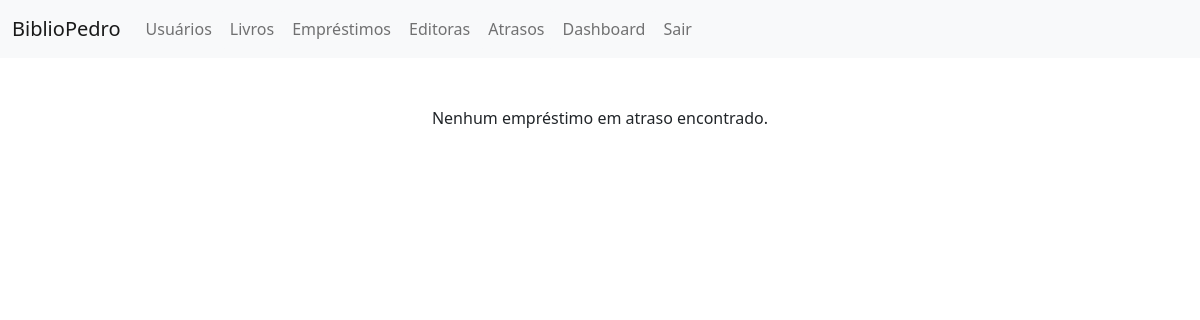
Before: /ProjetoWDA/atrasos.php (signed in) with the older database file.
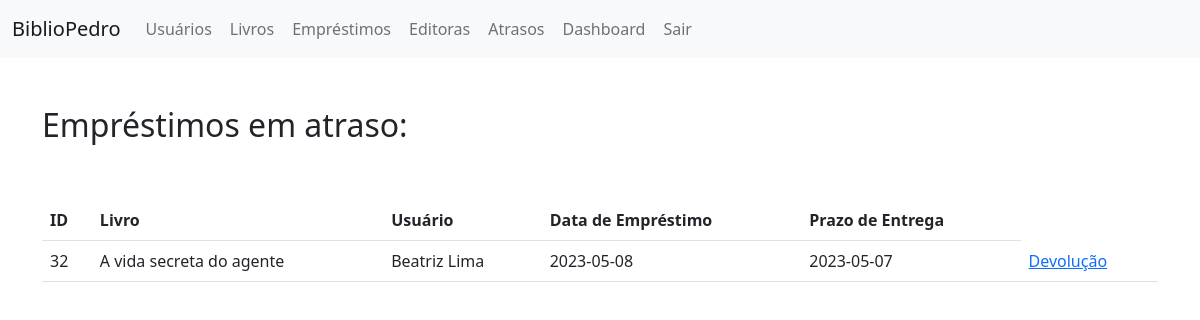
After: the same page with the newer database file.
### tables this page shows
CREATE TABLE `emprestimos` (
  `id` int(11) NOT NULL,
  `livro_id` int(11) NOT NULL,
  `livro_nome` text NOT NULL,
  `usuario_id` int(11) NOT NULL,
  `usuario_nome` text NOT NULL,
  `cpf_usuario` text NOT NULL,
  `data_emprestimo` date NOT NULL,
  `prazo_entrega` date NOT NULL,
  `data_devolucao` date NOT NULL
);

### ProjetoWDA/atrasos.php (the view, shortened to what this page needs)
<!DOCTYPE html>
<html>
<head>
    <link rel="stylesheet" href="css/bootstrap.min.css">
</head>
<body>
<nav class="navbar navbar-expand-lg bg-light">
        <div class="container-fluid">
          <a class="navbar-brand" href="index.html">BiblioPedro</a>
          <div class="collapse navbar-collapse" id="navbarNavAltMarkup">
            <div class="navbar-nav">
              <a class="nav-link btn btn-light" href="usuarios.php">Usuários</a>
			  <a class="nav-link btn btn-light" href="livros.php">Livros</a>
			  <a class="nav-link btn btn-light" href="emprestimos.php">Empréstimos</a>
			  <a class="nav-link btn btn-light" href="editoras.php">Editoras</a>
			  <a class="nav-link btn btn-light" href="atrasos.php">Atrasos</a>
			  <a class="nav-link btn btn-light" href="dashboard.php" class="dashboard-button">Dashboard</a>
			  <a class="nav-link btn btn-light" href="logout.php">Sair</a>
            </div>
          </div>
        </div>
</nav>
	  <br><br>
<?php
include_once('conexao.php');
$query_emprestimos = "SELECT * FROM emprestimos WHERE prazo_entrega < CURDATE()";
$resultado_emprestimos = mysqli_query($conn, $query_emprestimos);
if(mysqli_num_rows($resultado_emprestimos) > 0) {
    echo "<div class='container'><h2>Empréstimos em atraso:</h2><br><br>";
    echo "<table class='table'>";
    echo "<tr><th>ID</th><th>Livro</th><th>Usuário</th><th>Data de Empréstimo</th><th>Prazo de Entrega</th></tr>";
    while($row = mysqli_fetch_assoc($resultado_emprestimos)) {
        echo "<tr>";
        echo "<td>".$row['id']."</td>";
        echo "<td>".$row['livro_nome']."</td>";
        echo "<td>".$row['usuario_nome']."</td>";
        echo "<td>".$row['data_emprestimo']."</td>";
        echo "<td>".$row['prazo_entrega']."</td>";
        echo "<td><a href='devolver.php?id=".$row["id"]."'>Devolução</a></td>";
        echo "</tr>";
    }
    echo "</table></div>";
} else {
    echo "<div class='container'><center><p>Nenhum empréstimo em atraso encontrado.</p></center></div>";
}
?>

Changed rows visible on the page:
added emprestimos: id "32", livro_nome "A vida secreta do agente", usuario_nome "Beatriz Lima", data_emprestimo "2023-05-08", prazo_entrega "2023-05-07"
Other visible differences:
text no longer shown: "Nenhum empréstimo em atraso encontrado."
text now shown: "Empréstimos em atraso: ID Livro Usuário Data de Empréstimo Prazo de Entrega"
